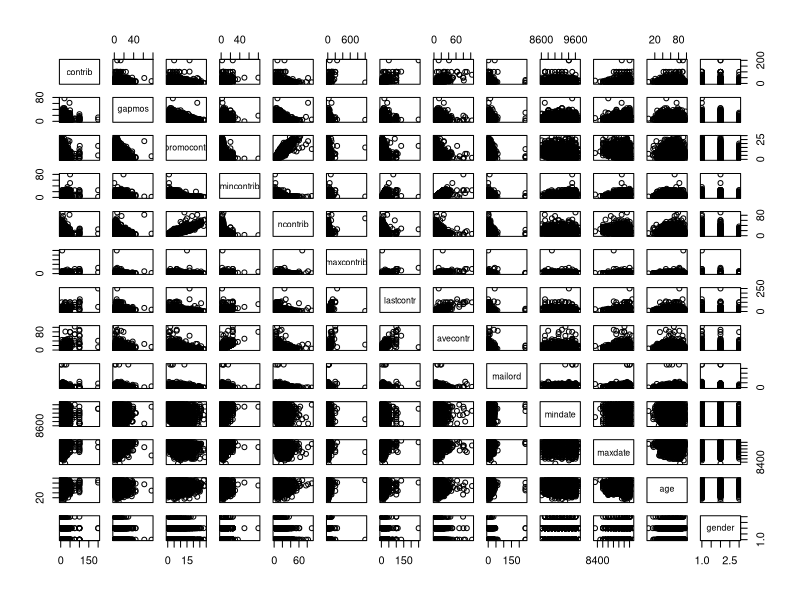
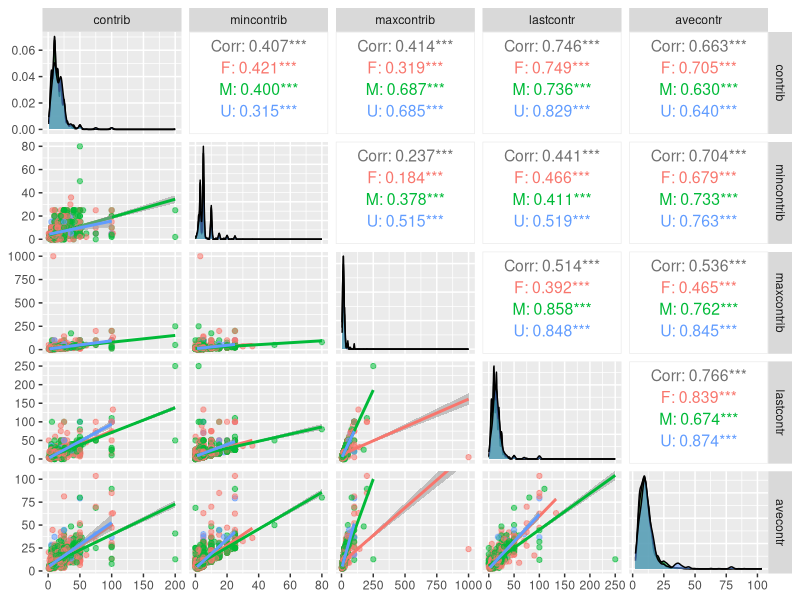
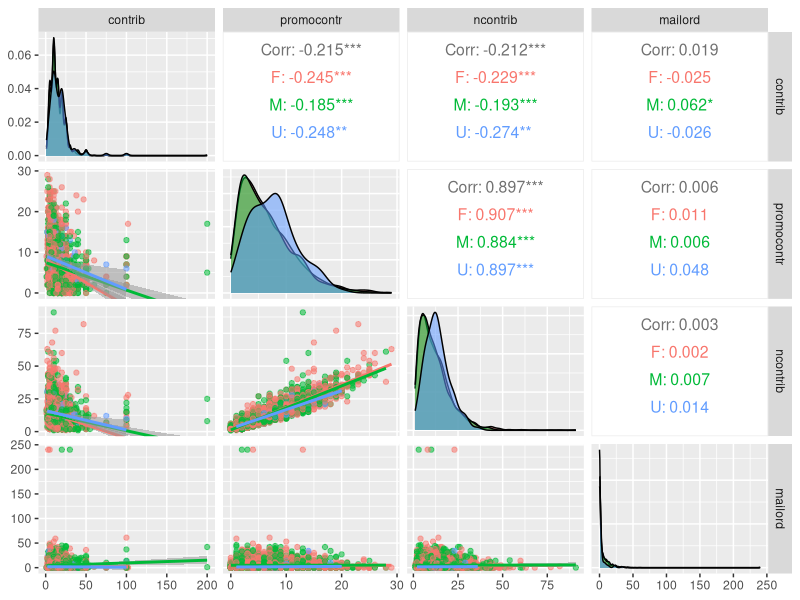
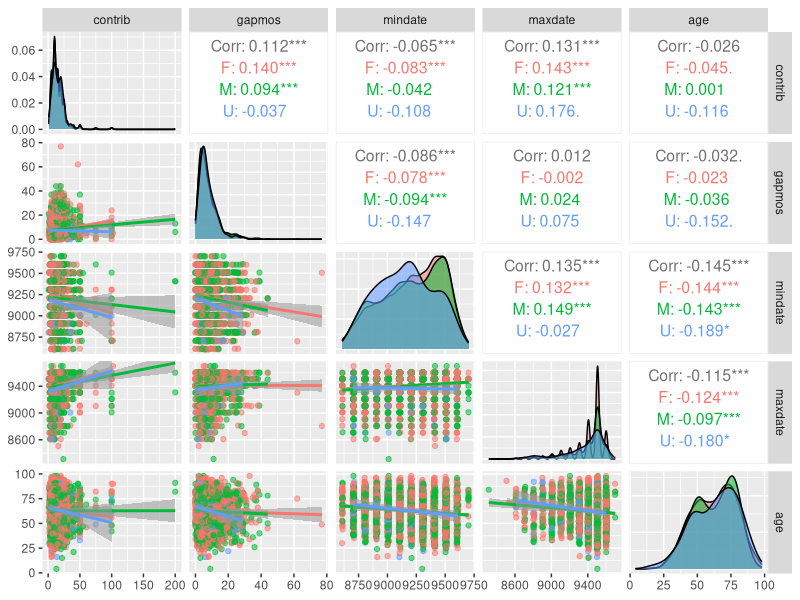

Write the R code that produced these figures, in order.
## ---- chunk 1
library(ggplot2)
library(GGally)

knitr::opts_chunk$set(echo = TRUE)
## ---- chunk 2
####
#
#
# Data:
# 1. file "fund-raising.csv"
# 2. file "fund-raising-notes.txt"
#
# contrib     -- the outcome that the model is expected to predict: the donation  
#                  amount ($) associated with the response to the mailing campaign of interest
#                  Type: num
#                  Units: $USD
# gapmos      -- number of months between first and second contributions from this donor
#                  Type: int
#                  Units: Months
# promocontr  -- total number of contributions to promotional mailing campaigns
#                  Type: int
#                  Units: number of contributions
# mincontrib  -- dollar amount of this donor smallest contribution to date
#                  Type: num
#                  Units: $USD
# ncontrib    -- total number of contributions by this donor
#                  Type: int
#                  Units: Number of contributions
# maxcontrib  -- dollar amount of this donor largest contribution to date
#                  Type: num
#                  Units: $USD
# lastcontr   -- dollar amount of this donor most recent contribution
#                  Type: num
#                  Units: $USD
# avecontr    -- average dollar amount of this donor contribution
#                  Type: num
#                  Units: $USD
# mailord     -- total number of times the donor has responded to a mail order
#                  offer other than the study sponsor's
#                  Type: int
#                  Units: Number of contributions
# mindate     -- date (YYMM) of this donor smallest contribution
#                  Type: int
#                  Units: Number of contributions
# maxdate     -- date (YYMM) of this donor largest contribution
#                  Type: int
#                  Units: Number of contributions
# age         -- donor age
#                  Type: int
#                  Units: Number of years
# gender      -- donor gender --> Categorical
#                  Type: Factor
#                  Units: Category Female "F", male "M", Unspecified "U"
##

frcDat <- read.table("../data/fund-raising.csv",sep=",",header=TRUE, as.is = FALSE)
dim(frcDat)

## ---- chunk 3
pairs(frcDat)
## ---- chunk 4
par(mfrow=c(3, 1))

# Let ggpairs plot $USD continuous variables before analyzing
ggpairs(frcDat, columns = c("contrib", "mincontrib", "maxcontrib", "lastcontr", "avecontr"), 
        upper = list(continuous = wrap("cor", size = 4)),
        lower = list(continuous = "smooth"),
        aes(color = gender,  
            alpha = 0.5)
        )

# Let ggpairs plot INT (number of) continuous variables vs "contrib" before analyzing
ggpairs(frcDat, columns = c("contrib", "promocontr", "ncontrib", "mailord"), 
        upper = list(continuous = wrap("cor", size = 4)),
        lower = list(continuous = "smooth"),
        aes(color = gender,  
            alpha = 0.5)
        )

# Let ggpairs plot time, date or age related continuous variables vs "contrib" before analyzing
ggpairs(frcDat, columns = c("contrib", "gapmos", "mindate", "maxdate", "age"), 
        upper = list(continuous = wrap("cor", size = 4)),
        lower = list(continuous = "smooth"),
        aes(color = gender,  
            alpha = 0.5)
        )


